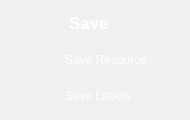
                  <widget class="QFrame" name="Save_QF_cam">
                   <property name="minimumSize">
                    <size>
                     <width>190</width>
                     <height>120</height>
                    </size>
                   </property>
                   <property name="maximumSize">
                    <size>
                     <width>190</width>
                     <height>120</height>
                    </size>
                   </property>
                   <property name="styleSheet">
                    <string notr="true">QFrame#Save_QF_cam{
border:2px solid rgb(255, 255, 255);
border-radius:15px;
}</string>
                   </property>
                   <layout class="QVBoxLayout" name="verticalLayout_36">
                    <property name="leftMargin">
                     <number>9</number>
                    </property>
                    <property name="topMargin">
                     <number>9</number>
                    </property>
                    <property name="rightMargin">
                     <number>9</number>
                    </property>
                    <property name="bottomMargin">
                     <number>9</number>
                    </property>
                    <item>
                     <widget class="QPushButton" name="ToggleBotton_11">
                      <property name="sizePolicy">
                       <sizepolicy hsizetype="Expanding" vsizetype="Fixed">
                        <horstretch>0</horstretch>
                        <verstretch>0</verstretch>
                       </sizepolicy>
                      </property>
                      <property name="minimumSize">
                       <size>
                        <width>0</width>
                        <height>30</height>
                       </size>
                      </property>
                      <property name="maximumSize">
                       <size>
                        <width>16777215</width>
                        <height>30</height>
                       </size>
                      </property>
                      <property name="font">
                       <font>
                        <family>Segoe UI</family>
                        <pointsize>13</pointsize>
                        <italic>false</italic>
                        <bold>true</bold>
                       </font>
                      </property>
                      <property name="cursor">
                       <cursorShape>ArrowCursor</cursorShape>
                      </property>
                      <property name="mouseTracking">
                       <bool>true</bool>
                      </property>
                      <property name="focusPolicy">
                       <enum>Qt::StrongFocus</enum>
                      </property>
                      <property name="contextMenuPolicy">
                       <enum>Qt::DefaultContextMenu</enum>
                      </property>
                      <property name="layoutDirection">
                       <enum>Qt::LeftToRight</enum>
                      </property>
                      <property name="autoFillBackground">
                       <bool>false</bool>
                      </property>
                      <property name="styleSheet">
                       <string notr="true">QPushButton{
background-image: url(:/all/img/save.png);
background-repeat: no-repeat;
background-position: left center;
border: none;
border-left: 20px solid transparent;

text-align: left;
padding-left: 40px;
padding-bottom: 2px;
color: rgb(255, 255, 255);
font: 700 13pt &quot;Segoe UI&quot;;
}</string>
                      </property>
                      <property name="text">
                       <string>Save</string>
                      </property>
                      <!-- <property name="icon">
                       <iconset theme="zoom-out">
                        <normaloff>.</normaloff>.</iconset>
                      </property> -->
                      <property name="autoDefault">
                       <bool>false</bool>
                      </property>
                      <property name="default">
                       <bool>false</bool>
                      </property>
                      <property name="flat">
                       <bool>false</bool>
                      </property>
                     </widget>
                    </item>
                    <item>
                     <widget class="QCheckBox" name="save_res_button_cam">
                      <property name="cursor">
                       <cursorShape>PointingHandCursor</cursorShape>
                      </property>
                      <property name="styleSheet">
                       <string notr="true">QCheckBox {
color: rgb(255, 255, 255);
font: 590 10pt &quot;Segoe UI&quot;;
        }

        QCheckBox::indicator {
            padding-top: 1px;
padding-left: 10px;
            width: 40px;
            height: 30px;
            border: none;
        }

        QCheckBox::indicator:unchecked {
            image: url(:/all/img/check_no.png);
        }

        QCheckBox::indicator:checked {
            image: url(:/all/img/check_yes.png);
        }</string>
                      </property>
                      <property name="text">
                       <string>Save Resource</string>
                      </property>
                     </widget>
                    </item>
                    <item>
                     <widget class="QCheckBox" name="save_txt_button_cam">
                      <property name="cursor">
                       <cursorShape>PointingHandCursor</cursorShape>
                      </property>
                      <property name="styleSheet">
                       <string notr="true">QCheckBox {
color: rgb(255, 255, 255);
font: 590 10pt &quot;Segoe UI&quot;;
        }

        QCheckBox::indicator {
            padding-top: 1px;
padding-left: 10px;
            width: 40px;
            height: 30px;
            border: none;
        }

        QCheckBox::indicator:unchecked {
            image: url(:/all/img/check_no.png);
        }

        QCheckBox::indicator:checked {
            image: url(:/all/img/check_yes.png);
        }</string>
                      </property>
                      <property name="text">
                       <string>Save Labels</string>
                      </property>
                     </widget>
                    </item>
                   </layout>
                  </widget>
